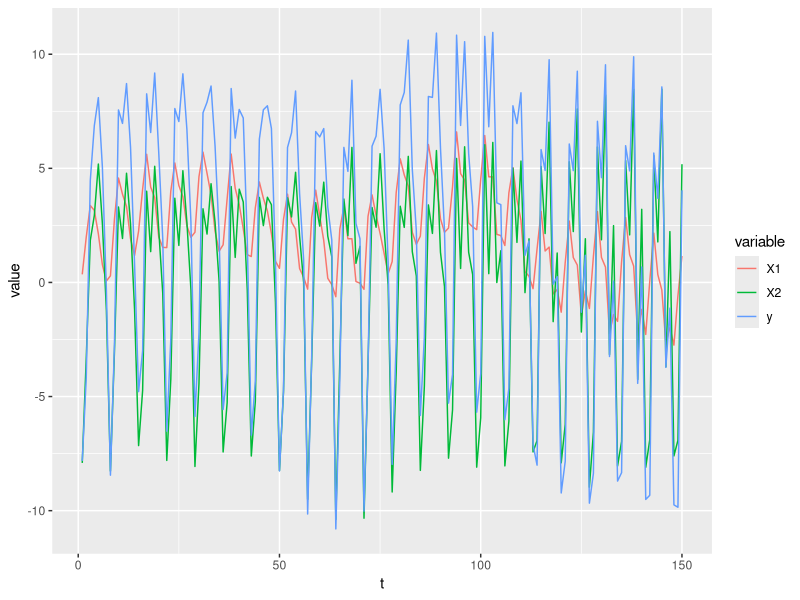

Write the R code that produced this figure. (Note: this script raises an error after producing the figure.)
library(ggplot2)
library(gridExtra)
library(tidyr)
sim_exp_smoothing = function(params, lags, initial, T, sigmasq){
  m = length(params)
  dim = sum(lags) - m + 1
  if(length(lags) != m){
    stop("Parameter and lag vectors must be the same length")
  }
  if(length(initial) != dim){
    stop("Length of initial state vector must equal sum of lag vector minus number of latent states plus one")
  }
  if(any(params >= 1 | params <= 0)){
    stop("All parameters must be between zero and one")
  }
  states = matrix(0, ncol = T+1, nrow = dim)
  states[,1] = initial
  y = vector(length = T+1)
  newstates = c(1, 2+cumsum(lags-1))
  for(t in 2:(T+1)){
    y[t] = rnorm(1, 0, sqrt(sigmasq)) + states[1, t-1] - sum(states[(2:dim),t-1])
    states[1, t] = (1-params[1])*states[1, t-1] + params[1]*(y[t] + sum(states[(2:dim)[-cumsum(lags)],t-1]))
    
    for(j in 2:m){
      states[newstates[j], t] = -sum(states[newstates[j]:(newstates[j+1]-1),t-1]) +
                                       params[j]*(y[t] - states[1, t-1] + sum(states[2:dim, t-1]))
    }
    for(j in (1:(sum(lags)-m+1))[-newstates]){
      states[j, t] = states[j-1, t-1]
    }
  }
  out = list(y = y[2:(T+1)], states = states[newstates[-(m+1)],2:(T+1)])
  return(out)
}

set.seed(1420)
alpha = c(0.3, 0.5)
lags = c(1, 7)
initial = c(0, -1, 2, 6, 3, 0, -2)
T = 150
sigmasq = 1
exp_data = sim_exp_smoothing(alpha, lags, initial, T, sigmasq)
exp_data_l = gather(data.frame(y = exp_data$y, t(exp_data$states), t = 1:T), variable, value, -t)
ggplot(exp_data_l, aes(t, value, colour = variable)) + geom_line()
write.csv(exp_data$y, "simy", row.names=FALSE)
##MCMC Setup
m = length(lags)
dim = sum(lags) - m +1
y = exp_data$y
x = c(1, rep(-1, dim-1))
Trans = matrix(0, dim, dim)
Trans[1,1] = 1
newstates = c(1, 2+cumsum(lags-1)[-m])
for(i in 2:m){
  if(i < m){
    Trans[newstates[i], newstates[i]:(newstates[i+1]-1)] = -1
  } else {
    Trans[newstates[m], newstates[m]:dim] = -1
  }
}
for(i in (1:dim)[-newstates]){
  Trans[i, i-1] = 1
}

resolution = 1000
xsup = seq(0.15, 0.45, length.out = resolution)
ysup = seq(0.4, 0.7, length.out = resolution)
#zsup = seq(0.1, 0.9, length.out = resolution)
grid = expand.grid(xsup, ysup)
grid$dens = apply(grid, 1, density_only, y = y, Trans = Trans, x = x, lags = lags)
grid$dens[grid$dens == "NaN"] = 0
grid$dens_norm = grid$dens / sum(grid$dens)

densityplot = ggplot(grid) + geom_tile(aes(Var1, Var2, fill = dens_norm))
densityplot
grid[which.max(grid$dens_norm),]

densitymatrix = matrix(grid$dens_norm, resolution, byrow = TRUE)
rownames(densitymatrix) = ysup
colnames(densitymatrix) = xsup
marginalx = colSums(densitymatrix)
XCDF = cumsum(marginalx)

densarray = array(0, dim = c(resolution, resolution, 1))
densarray[,,1] = densitymatrix
testdraws = replicate(10000, draw_alpha(XCDF, xsup, ysup, densarray))
draws = as.data.frame(matrix(testdraws, ncol = 2, byrow = TRUE))
drawsplot = ggplot(draws, aes(V1, V2)) + geom_density2d()
grid.arrange(densityplot, drawsplot, ncol = 2)

draws = data.frame()
store = MC_exp_smoothing(y, 5000, x, Trans, lags, XCDF, xsup, ysup, densarray, 1:10)
draws = rbind(draws, store)
colnames(draws) = c("Alpha", "Delta", "SigmaSq", "In1", "In2", "In3", "In4", "In5", "In6", "In7")
apply(draws, 2, mean)

#write.csv(draws, "exp_sm_MCMC.csv", row.names = FALSE)

#Progress:
#Fix problem in eigenvalue of D matrix (coding error)
#Write simulation and MCMC code (in progress - alpha draws)
#Discover problem with XTX being singular
#Reparameterise seasonal effects to have equivalent to XTX that is not singluar
#Fix old code to work with new parameterisation
#Wrote inverse CDF sampler for two and three dimensional alpha
#Fixed bug leading to very small densities
#Calculate CDFs

#To do:
#Fit marginal densities
#Figure out copula structure and fit
#Write Variational Bayes algorithm (and hope distribution allows reparameterisation)

